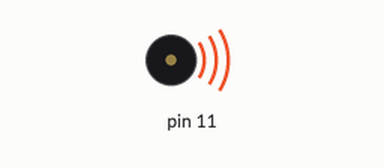
The sketch below on a simulated Arduino Uno, built with avr-gcc and run on an emulated ATmega328P. On the bench: buzzer (waves = sounding).

Above: at 0.7 s.
At 78.5 s:
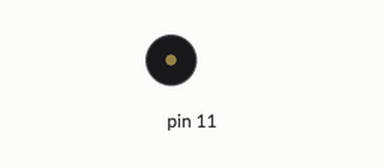
Timing chart, 0 to 80.0 s (numbered marks = the images above):
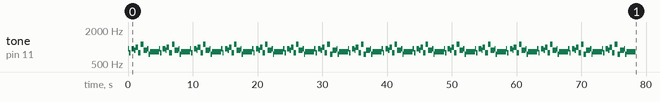

The sketch:

M_sica_de_Fondo.ino
```cpp
// Can be moved in header file i.e notes.h
#define ARRAY_LEN(array) (sizeof(array) / sizeof(array[0]))
#define Ab5 932
#define G5 784
#define A5 880
#define B5 988
#define Cb6 1109
#define Fb5 740
#define Gb5 831

const int midi1[320][3] = {
 {Ab5, 200, 0},
 {G5, 200, 200},
 {Ab5, 400, 0},
 {A5, 200, 0},
 {B5, 400, 0},
 {G5, 400, 0},
 {Cb6, 400, 0},
 {A5, 600, 0},
 {Ab5, 200, 0},
 {Fb5, 200, 0},
 {Gb5, 1400, 0},
 {Ab5, 200, 0},
 {G5, 200, 200},
 {Ab5, 400, 0},
 {A5, 200, 0},
 {B5, 400, 0},
 {G5, 400, 0},
 {Cb6, 400, 0},
 {A5, 600, 0},
 {Ab5, 200, 0},
 {Fb5, 200, 0},
 {Gb5, 1400, 0},
 {Ab5, 200, 0},
 {G5, 200, 200},
 {Ab5, 400, 0},
 {A5, 200, 0},
 {B5, 400, 0},
 {G5, 400, 0},
 {Cb6, 400, 0},
 {A5, 600, 0},
 {Ab5, 200, 0},
 {Fb5, 200, 0},
 {Gb5, 1400, 0},
 {Ab5, 200, 0},
 {G5, 200, 200},
 {Ab5, 400, 0},
 {A5, 200, 0},
 {B5, 400, 0},
 {G5, 400, 0},
 {Cb6, 400, 0},
 {A5, 600, 0},
 {Ab5, 200, 0},
 {Fb5, 200, 0},
 {Gb5, 1400, 0},
 {Ab5, 200, 0},
 {G5, 200, 200},
 {Ab5, 400, 0},
 {A5, 200, 0},
 {B5, 400, 0},
 {G5, 400, 0},
 {Cb6, 400, 0},
 {A5, 600, 0},
 {Ab5, 200, 0},
 {Fb5, 200, 0},
 {Gb5, 1400, 0},
 {Ab5, 200, 0},
 {G5, 200, 200},
 {Ab5, 400, 0},
 {A5, 200, 0},
 {B5, 400, 0},
 {G5, 400, 0},
 {Cb6, 400, 0},
 {A5, 600, 0},
 {Ab5, 200, 0},
 {Fb5, 200, 0},
 {Gb5, 1400, 0},
 {Ab5, 200, 0},
 {G5, 200, 200},
 {Ab5, 400, 0},
 {A5, 200, 0},
 {B5, 400, 0},
 {G5, 400, 0},
 {Cb6, 400, 0},
 {Fb5, 400, 0},
 {A5, 600, 0},
 {Ab5, 200, 0},
 {Fb5, 200, 0},
 {Gb5, 1400, 0},
 {Ab5, 200, 0},
 {G5, 200, 200},
 {Ab5, 400, 0},
 {A5, 200, 0},
 {B5, 400, 0},
 {G5, 400, 0},
 {Cb6, 400, 0},
 {Fb5, 400, 0},
 {A5, 600, 0},
 {Ab5, 200, 0},
 {Fb5, 200, 0},
 {Gb5, 1400, 0},
 {Ab5, 200, 0},
 {G5, 200, 200},
 {Ab5, 400, 0},
 {A5, 200, 0},
 {B5, 400, 0},
 {G5, 400, 0},
 {Cb6, 400, 0},
 {A5, 600, 0},
 {Ab5, 200, 0},
 {Fb5, 200, 0},
 {Gb5, 1400, 0},
 {Ab5, 200, 0},
 {G5, 200, 200},
 {Ab5, 400, 0},
 {A5, 200, 0},
 {B5, 400, 0},
 {G5, 400, 0},
 {Cb6, 400, 0},
 {A5, 600, 0},
 {Ab5, 200, 0},
 {Fb5, 200, 0},
 {Gb5, 1400, 0},
 {Ab5, 200, 0},
 {G5, 200, 200},
 {Ab5, 400, 0},
 {A5, 200, 0},
 {B5, 400, 0},
 {G5, 400, 0},
 {Cb6, 400, 0},
 {A5, 600, 0},
 {Ab5, 200, 0},
 {Fb5, 200, 0},
 {Gb5, 1400, 0},
 {Ab5, 200, 0},
 {G5, 200, 200},
 {Ab5, 400, 0},
 {A5, 200, 0},
 {B5, 400, 0},
 {G5, 400, 0},
 {Cb6, 400, 0},
 {A5, 600, 0},
 {Ab5, 200, 0},
 {Fb5, 200, 0},
 {Gb5, 1400, 0},
 {Ab5, 200, 0},
 {G5, 200, 200},
 {Ab5, 400, 0},
 {A5, 200, 0},
 {B5, 400, 0},
 {G5, 400, 0},
 {Cb6, 400, 0},
 {A5, 600, 0},
 {Ab5, 200, 0},
 {Fb5, 200, 0},
 {Gb5, 1400, 0},
 {Ab5, 200, 0},
 {G5, 200, 200},
 {Ab5, 400, 0},
 {A5, 200, 0},
 {B5, 400, 0},
 {G5, 400, 0},
 {Cb6, 400, 0},
 {A5, 600, 0},
 {Ab5, 200, 0},
 {Fb5, 200, 0},
 {Gb5, 1400, 0},
 {Ab5, 200, 0},
 {G5, 200, 200},
 {Ab5, 400, 0},
 {A5, 200, 0},
 {B5, 400, 0},
 {G5, 400, 0},
 {Cb6, 400, 0},
 {Fb5, 400, 0},
 {A5, 600, 0},
 {Ab5, 200, 0},
 {Fb5, 200, 0},
 {Gb5, 1400, 0},
 {Ab5, 200, 0},
 {G5, 200, 200},
 {Ab5, 400, 0},
 {A5, 200, 0},
 {B5, 400, 0},
 {G5, 400, 0},
 {Cb6, 400, 0},
 {Fb5, 400, 0},
 {A5, 600, 0},
 {Ab5, 200, 0},
 {Fb5, 200, 0},
 {Gb5, 1400, 0},
};

void playMidi(int pin, const int notes[][3], size_t len){
 for (int i = 0; i < len; i++) {
    tone(pin, notes[i][0]);
    delay(notes[i][1]);
    noTone(pin);
    delay(notes[i][2]);
  }
}
// Generated using https://github.com/ShivamJoker/MIDI-to-Arduino

// main.ino or main.cpp
void setup() {
  // put your setup code here, to run once:
  // play midi by passing pin no., midi, midi len
  playMidi(11, midi1, ARRAY_LEN(midi1));
}

void loop() {
  // put your main code here, to run repeatedly:
}
```
